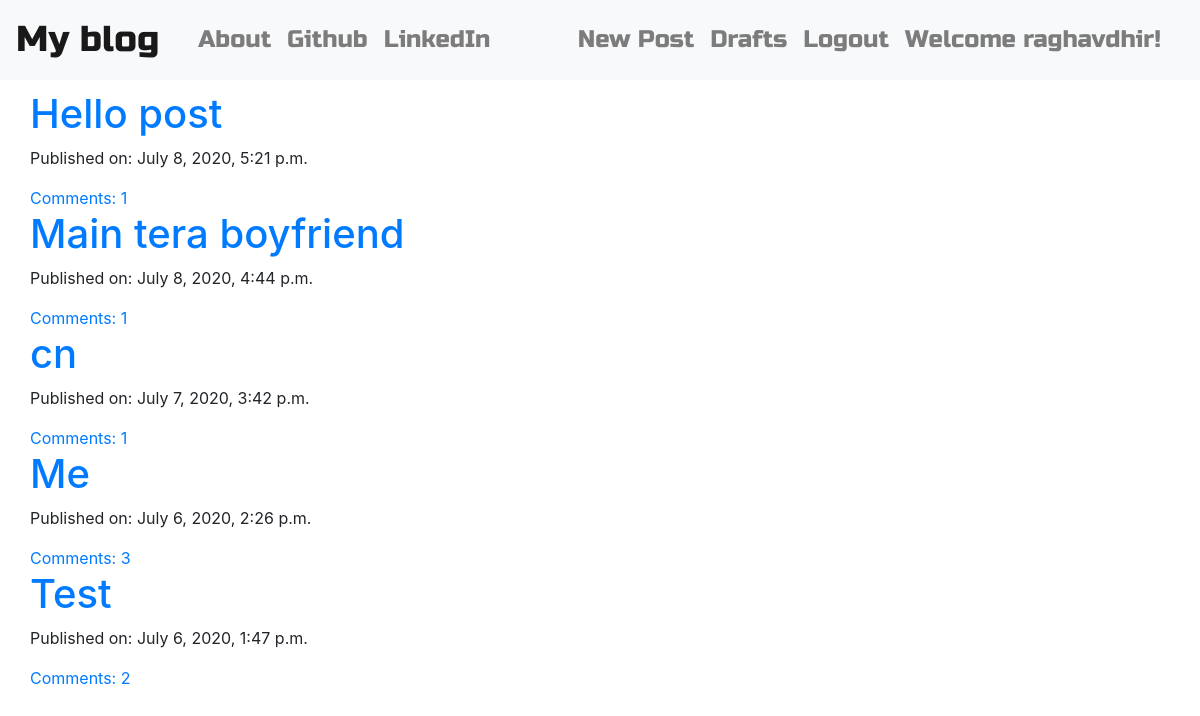
Screenshot of / (signed in) with the database file from the repository.
### blogApp/models.py (models this page shows, shortened)
class Post(models.Model):
    author = models.ForeignKey('auth.User', on_delete=models.CASCADE)
    title = models.CharField(max_length=256)
    text = models.TextField()
    created_date = models.DateTimeField(default=timezone.now)
    published_date = models.DateTimeField(blank=True, null=True)
    def approve_comments(self):
        return self.comments.filter(approved_comment=True)

### blogApp/views.py (the view)
# urls.py: path('', views.PostListView.as_view(), name='post_list'),
class PostListView(ListView):
    model = Post
    def get_queryset(self):
        return Post.objects.filter(published_date__lte=timezone.now()).order_by('-published_date')

### blogApp/templates/blogApp/post_list.html
{% extends 'blogApp/base.html' %}
{% block body_block %}
<div class="centerstage">
{% for post in post_list %}
    <div class="post">
        <h1><a href="{% url 'post_detail' pk=post.pk %}">{{ post.title }}</a></h1>
        <div class="date">
            <p>Published on: {{ post.published_date }}</p>
        </div>
        <a href="{% url 'post_detail' pk=post.pk %}">Comments: {{ post.approve_comments.count }}</a>
    </div>
{% endfor %}
</div>
{% endblock %}

### blogApp/templates/blogApp/base.html (shortened to what this page needs)
<!DOCTYPE html>
{% load static %}
<html lang="en">
<head>
    <link rel="stylesheet" href="https://stackpath.bootstrapcdn.com/bootstrap/4.5.0/css/bootstrap.min.css">
    <link rel="stylesheet" href="//cdn.jsdelivr.net/npm/medium-editor@latest/dist/css/medium-editor.min.css" type="text/css" media="screen" charset="utf-8">
    <link rel="stylesheet" href="{% static 'css/blog.css' %}">
    <link rel="stylesheet" href="https://use.fontawesome.com/releases/v5.6.3/css/all.css">
</head>
<body class="loader">
<nav class="navbar navbar-expand-sm navbar-light bg-light techfont">
    <a class="navbar-brand bigbrand" href="{% url 'post_list' %}">My blog</a>
    <div class="container">
        <div class="collapse navbar-collapse">
        <ul class="navbar-nav mr-auto">
            <li class="nav-item">
                <a class="nav-link" href="{% url 'aboutus' %}">About</a>
            </li>
            <li class="nav-item">
                <a class="nav-link" href="https://www.github.com">Github</a>
            </li>
            <li class="nav-item">
                <a class="nav-link" href="https://www.linkedin.com">LinkedIn</a>
            </li>
        </ul>
        <ul class="nav navbar-nav navbar-right">
            {% if user.is_authenticated %}
            <li class="nav-item">
                <a class="nav-link" href="{% url 'post_new' %}">New Post</a>
            </li>
            <li class="nav-item">
                <a class="nav-link" href="{% url 'post_draft_list' %}">Drafts</a>
            </li>
            <li class="nav-item">
                <a class="nav-link" href="{% url 'logout' %}">Logout</a>
            </li>
            <li class="nav-item">
                <a class="nav-link">Welcome {{ user.username }}!</a>
            </li>
            {% else %}
            <li>
                <a class="nav navbar-right" href="{% url 'login' %}"><span><i class="fas fa-user"></i></span></a>
            </li>
            {% endif %}
        </ul>
        </div>
    </div>
</nav>
<div class="content container">
    <div class="row">
        <div class="blog_posts">
            {% block body_block %}
            {% endblock %}
        </div>
    </div>
</div>
</body>
</html>

### blogApp/static/css/blog.css (style rules this page uses)
.techfont { font-family: 'Russo One', sans-serif; font-size: 1.5em; margin-bottom: 10px; }
.bigbrand { font-size: 1.5em; }
.centerstage { margin-left: auto; margin-right: auto; }
.loader { filter:hue-rotate(0deg); color:linear-gradient(45deg,#0f8,#08f); animation:hue 10000ms infinite linear; }

### rows the page displays
Post: title "Hello post", published_date "July 8, 2020, 5:21 p.m.", approve_comments.count "1"
Post: title "Main tera boyfriend", published_date "July 8, 2020, 4:44 p.m.", approve_comments.count "1"
Post: title "cn", published_date "July 7, 2020, 3:42 p.m.", approve_comments.count "1"
Post: title "Me", published_date "July 6, 2020, 2:26 p.m.", approve_comments.count "3"
Post: title "Test", published_date "July 6, 2020, 1:47 p.m.", approve_comments.count "2"

### other values shown
{{ user.username }} "raghavdhir"
